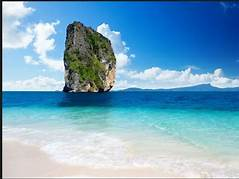
#> input picture Xử lý ảnh thị giác máy tính/OIP.jfif, 239 x 179 px
$ python ngay22_10.py
#> lines starting #> are read from the running program, lines starting #| are printed output that depends on the picture
import cv2
import numpy as np
import matplotlib.pyplot as plt

# Đọc ảnh
input_image_path = 'OIP.jfif'  # Thay đổi đường dẫn tới ảnh của bạn
image = cv2.imread(input_image_path)
#> image is the input picture: shape (179, 239, 3); mean B, G, R 194.3, 166.4, 119.5

# Kiểm tra xem ảnh có được đọc thành công không
if image is None:
    print("Không thể đọc ảnh. Vui lòng kiểm tra đường dẫn.")
    exit()

# Chuyển đổi sang ảnh xám
gray_image = cv2.cvtColor(image, cv2.COLOR_BGR2GRAY)
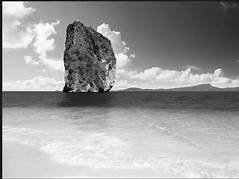
#> gray_image: shape (179, 239); min 0, max 255, mean 155.6

# 1. Ảnh âm tính
negative_image = 255 - gray_image
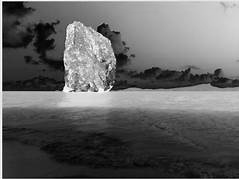
#> negative_image: shape (179, 239); min 0, max 255, mean 99.4

# 2. Tăng độ tương phản (Sử dụng CLAHE)
clahe = cv2.createCLAHE(clipLimit=5.0, tileGridSize=(8, 8))  # Tăng clipLimit để tăng cường độ tương phản
contrast_image = clahe.apply(gray_image)
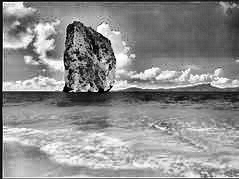
#> contrast_image: shape (179, 239); min 0, max 255, mean 140.5

# 3. Biến đổi log
# Normalize gray_image to range [0, 1] before applying log transformation
normalized_gray_image = gray_image / 255.0
log_image = np.log1p(normalized_gray_image)  # log1p tính log(x + 1)
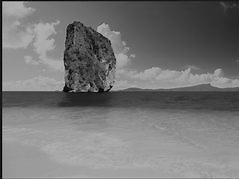
#> log_image: shape (179, 239) float64; min 0, max 0.693, mean 0.462
log_image = cv2.normalize(log_image, None, 0, 255, cv2.NORM_MINMAX).astype(np.uint8)
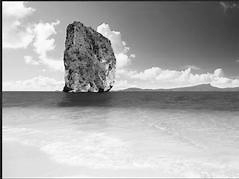
#> log_image: shape (179, 239); min 0, max 255, mean 169.6

# 4. Cân bằng Histogram
hist_equalized_image = cv2.equalizeHist(gray_image)
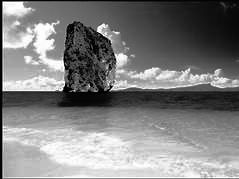
#> hist_equalized_image: shape (179, 239); min 0, max 255, mean 128.2


# Hiển thị kết quả
plt.figure(figsize=(18, 12))

# Hiển thị ảnh gốc và histogram của nó
plt.subplot(3, 4, 1)
plt.title('Ảnh gốc')
plt.imshow(gray_image, cmap='gray')

plt.subplot(3, 4, 2)
plt.title('Histogram ảnh gốc')
plt.hist(gray_image.ravel(), bins=256, range=[0, 256], color='black')

# Hiển thị ảnh âm tính và histogram của nó
plt.subplot(3, 4, 3)
plt.title('Ảnh âm tính')
plt.imshow(negative_image, cmap='gray')

plt.subplot(3, 4, 4)
plt.title('Histogram ảnh âm tính')
plt.hist(negative_image.ravel(), bins=256, range=[0, 256], color='black')

# Hiển thị ảnh tăng độ tương phản và histogram của nó
plt.subplot(3, 4, 5)
plt.title('Tăng độ tương phản')
plt.imshow(contrast_image, cmap='gray')

plt.subplot(3, 4, 6)
plt.title('Histogram tăng độ tương phản')
plt.hist(contrast_image.ravel(), bins=256, range=[0, 256], color='black')

# Hiển thị ảnh biến đổi log và histogram của nó
plt.subplot(3, 4, 7)
plt.title('Biến đổi log')
plt.imshow(log_image, cmap='gray')

plt.subplot(3, 4, 8)
plt.title('Histogram biến đổi log')
plt.hist(log_image.ravel(), bins=256, range=[0, 256], color='black')

# Hiển thị ảnh cân bằng histogram và histogram của nó
plt.subplot(3, 4, 9)
plt.title('Cân bằng Histogram')
plt.imshow(hist_equalized_image, cmap='gray')

plt.subplot(3, 4, 10)
plt.title('Histogram cân bằng Histogram')
plt.hist(hist_equalized_image.ravel(), bins=256, range=[0, 256], color='black')


plt.tight_layout()
plt.show()
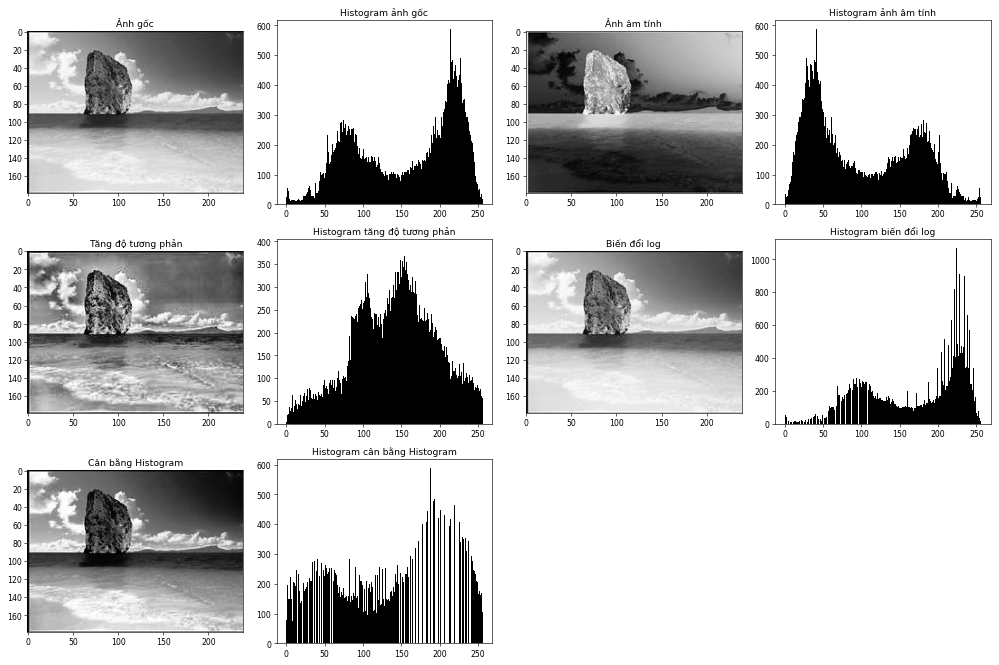
#> figure drawn by matplotlib, 10 panels; panel 2: tallest bar 589 high, from x = 214 to 215; panel 4: tallest bar 589 high, from x = 41 to 42; panel 6: tallest bar 385 high, from x = 149 to 150; panel 8: tallest bar 1068 high, from x = 224 to 225

$ run again, with Xử lý ảnh thị giác máy tính/R.png saved as Xử lý ảnh thị giác máy tính/OIP.jfif
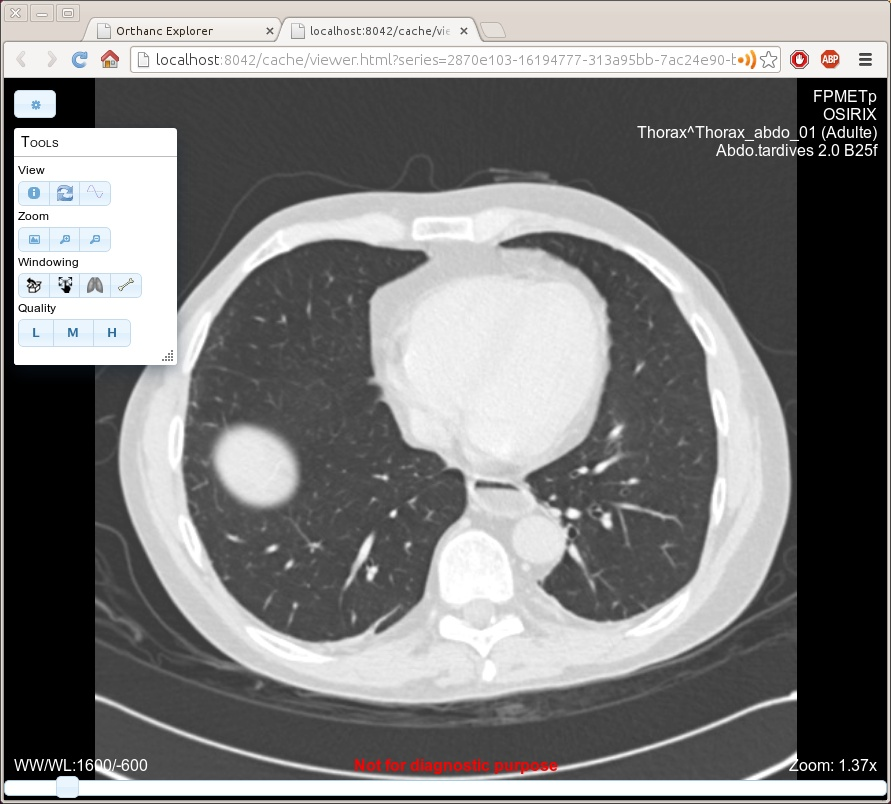
#> input picture Xử lý ảnh thị giác máy tính/R.png, 891 x 804 px
#> image is the input picture: shape (804, 891, 3); mean B, G, R 125.4, 125.6, 126.1
#> `negative_image = 255 - gray_image`:
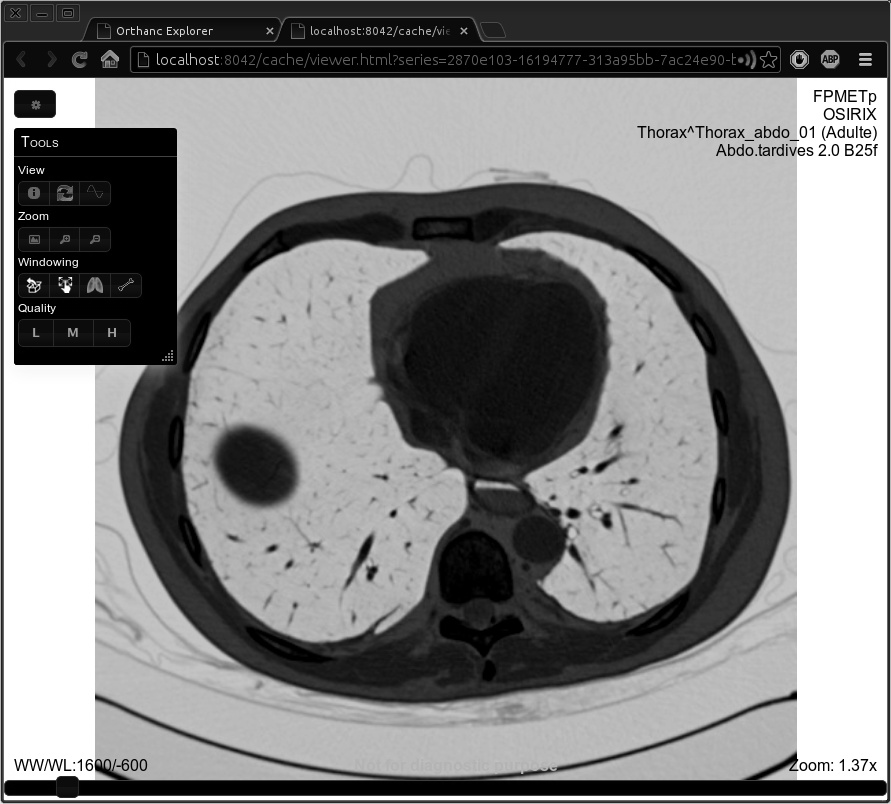
#> negative_image: shape (804, 891); min 0, max 255, mean 129.3
#> `hist_equalized_image = cv2.equalizeHist(gray_image)`:
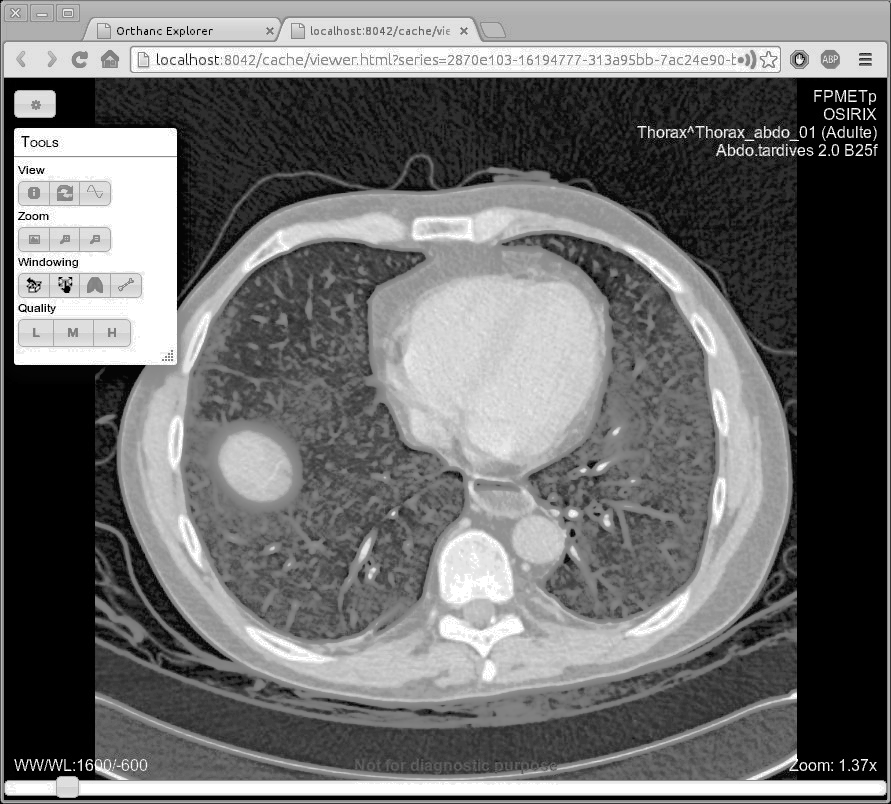
#> hist_equalized_image: shape (804, 891); min 0, max 255, mean 112.1

$ run again, with Xử lý ảnh thị giác máy tính/khanh.jpg saved as Xử lý ảnh thị giác máy tính/OIP.jfif
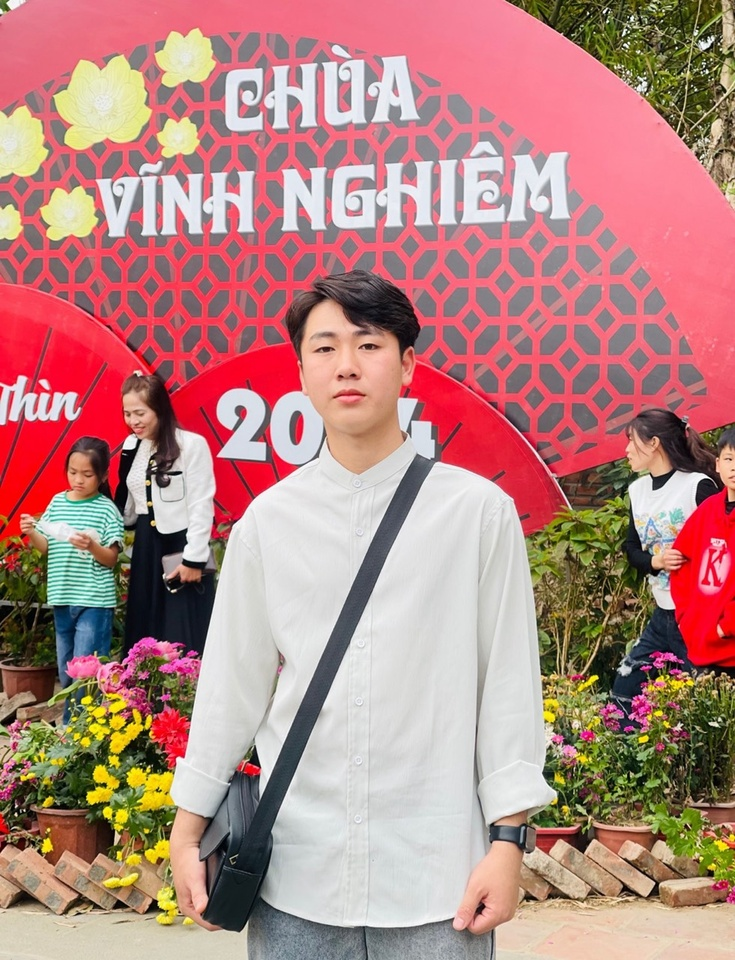
#> input picture Xử lý ảnh thị giác máy tính/khanh.jpg, 735 x 960 px, shrunk from 981 x 1281 before the run
#> image is the input picture: shape (960, 735, 3); mean B, G, R 129.6, 134.2, 182.5
#> `log_image = cv2.normalize(log_image, None, 0, 255, cv2.NORM_MINMAX).as..`:
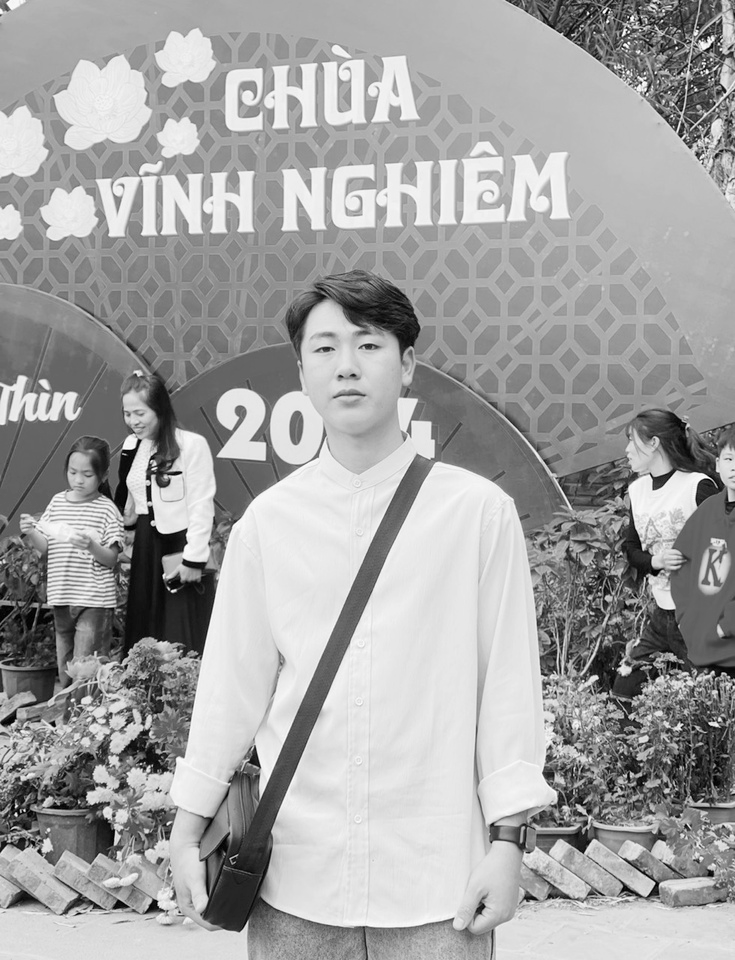
#> log_image: shape (960, 735); min 0, max 255, mean 163.3
#> `hist_equalized_image = cv2.equalizeHist(gray_image)`:
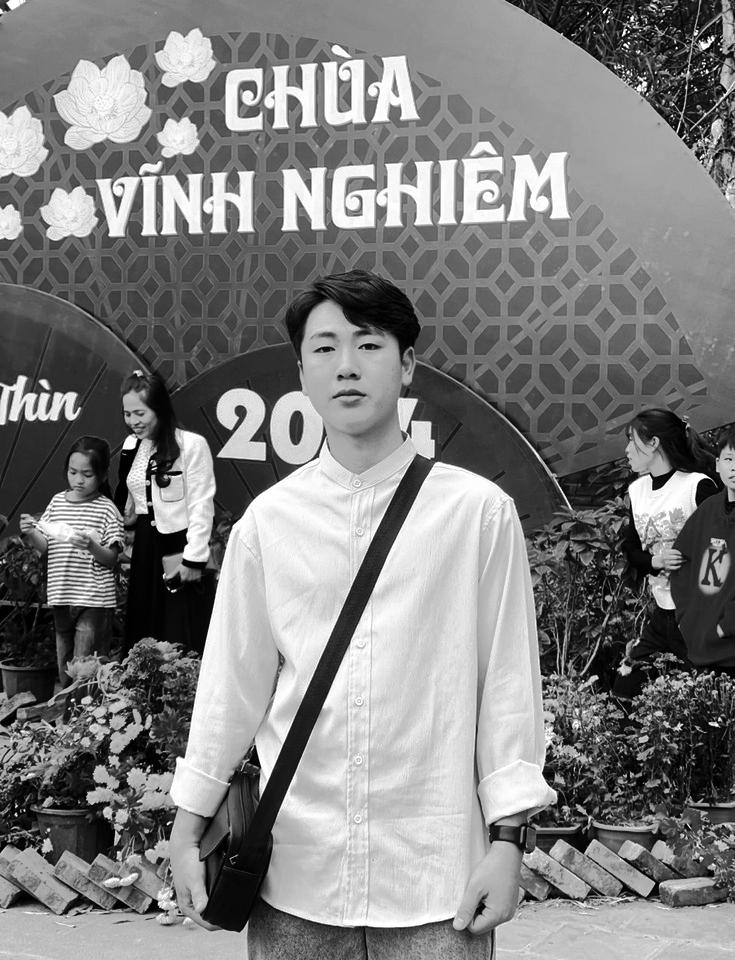
#> hist_equalized_image: shape (960, 735); min 0, max 255, mean 128.2
